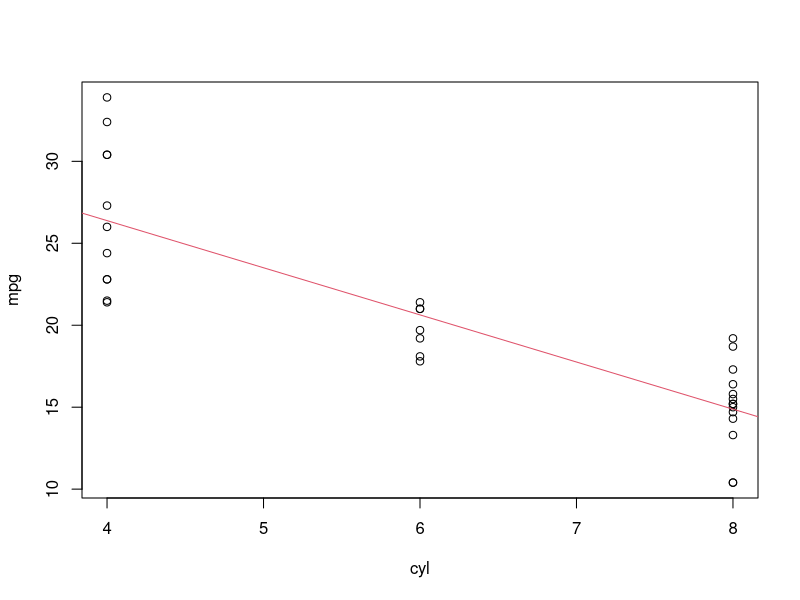

Source code (R):
## ---- chunk 1
knitr::opts_chunk$set(echo = FALSE)
## ---- chunk 2
head(mtcars)
## ---- chunk 3
fit <- lm(mpg ~ cyl, mtcars)
## ---- chunk 4
with(mtcars,    {plot(mpg~cyl)
                abline(fit, col=2)})
fit
